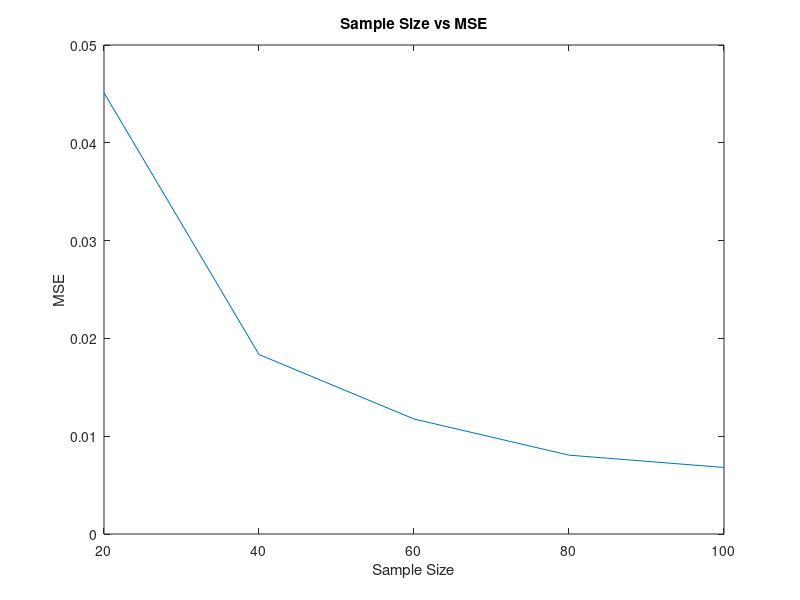

This chart was generated by the following MATLAB code:
% Monte Carlo trials
M = 1000;
MSE = zeros(1,M);
MSESAMP = [];
for n = 20:20:100
    for i = 1:M;
        x=randn(n,1);
        % Get the histogram-default is 10 bins.
        [vk,bc]=hist(x);
        % Get the bin width.
        h = bc(2)-bc(1);
        % Now return an estimate at a point xo.
        xo = 0;
        % Find all of the bin centers less than xo.
        ind = find(bc < xo);
        % xo should be between these two bin centers.
        b1 = bc(ind(end));
        b2 = bc(ind(end)+1);
        % Put it in the closer bin.
        if (xo-b1) < (b2-xo)   % then put it in the 1st bin
            fhat = vk(ind(end))/(n*h);
        else
            fhat = vk(ind(end)+1)/(n*h);
        end
        MSE(i) = (fhat - normpdf(xo))^2;
    end
    MSE  = mean(MSE);
    MSESAMP = [MSESAMP,MSE];
end
x = 20:20:100;
plot(x,MSESAMP)
title('Sample Size vs MSE')
ylabel('MSE')
xlabel('Sample Size')
